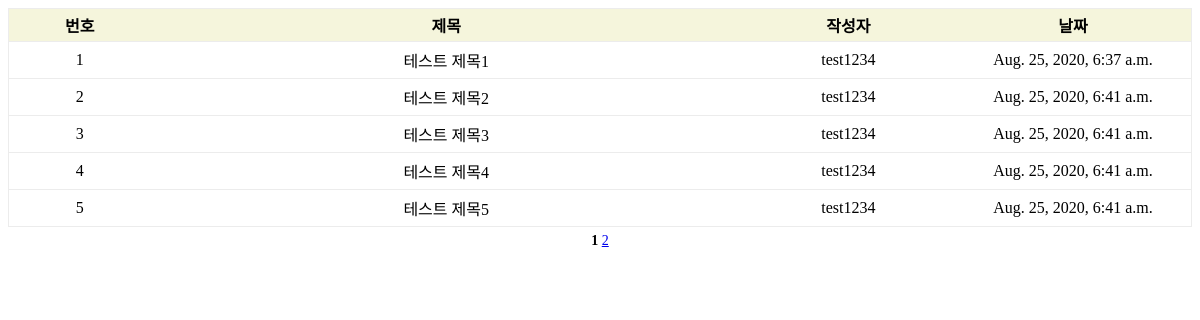
/board/, run on the app's committed database.
### post_service/models.py (models this page shows)
class Post(models.Model):
    title = models.CharField(max_length=1024)
    body = models.CharField(max_length=4096)
    author = models.ForeignKey(User, on_delete=models.CASCADE)
    regdate = models.DateTimeField(auto_created=True, auto_now_add=True)

### post_service/views.py (the view)
# urls.py: path('', post_list_api),
def post_list_api(request):
    template = get_template('post_list.html')
    page_data = Paginator(Post.objects.all(), 5)
    page = request.GET.get('page')
    if page is None:
        page = 1
    try:
        posts = page_data.page(page)
    except PageNotAnInteger:
        posts = page_data.page(1)
    except EmptyPage:
        posts = page_data.page(page_data.num_pages)
    context = {'post_list': posts, 'current_page': int(page), 'total_page': range(1, page_data.num_pages + 1)}
    return HttpResponse(template.render(context))

### post_service/templates/post_list.html (shortened to what this page needs)
<!DOCTYPE html>
<html lang="en">
<head>
</head>
<body>
    <table>
        <colgroup>
            <col span="1" width="12%">
            <col span="1" width="50%">
            <col span="1" width="18%">
            <col span="1" width="20%">
        </colgroup>
        <thead>
            <tr>
                <th>번호</th>
                <th>제목</th>
                <th>작성자</th>
                <th>날짜</th>
            </tr>
        </thead>
        <tbody>
            {% for post in post_list %}
                <tr>
                    <td>{{ post.pk }}</td>
                    <td>{{ post.title }}</td>
                    <td>{{ post.author }}</td>
                    <td>{{ post.regdate }}</td>
                </tr>
            {% endfor %}
        </tbody>
    </table>
    <div id="paging_area">
    {% for page in total_page %}
        <a{% if current_page != page %}
            href="?page={{ page }}"
        {% endif %}>
            <span{% if current_page == page %}
                style="font-weight: bold"
            {% endif %}>
            {{ page }}
            </span>
        </a>
    {% endfor %}
    </div>
</body>
</html>

### post_service/templates/post_list.html (style rules this page uses)
table { width: 100%; }
table, thead, tbody, tr { border: 1px solid #ececec; border-collapse: collapse; text-align: center; }
thead > tr > th { padding: 4px; background-color: beige; }
tbody > tr > td { padding: 6px; }
div#paging_area { padding: 6px; text-align: center; font-size: 14px; }

### data on the page
Post: pk "1", title "테스트 제목1", author "test1234", regdate "Aug. 25, 2020, 6:37 a.m."
Post: pk "2", title "테스트 제목2", author "test1234", regdate "Aug. 25, 2020, 6:41 a.m."
Post: pk "3", title "테스트 제목3", author "test1234", regdate "Aug. 25, 2020, 6:41 a.m."
Post: pk "4", title "테스트 제목4", author "test1234", regdate "Aug. 25, 2020, 6:41 a.m."
Post: pk "5", title "테스트 제목5", author "test1234", regdate "Aug. 25, 2020, 6:41 a.m."

### other printed values
{{ page }} "1" "2"
